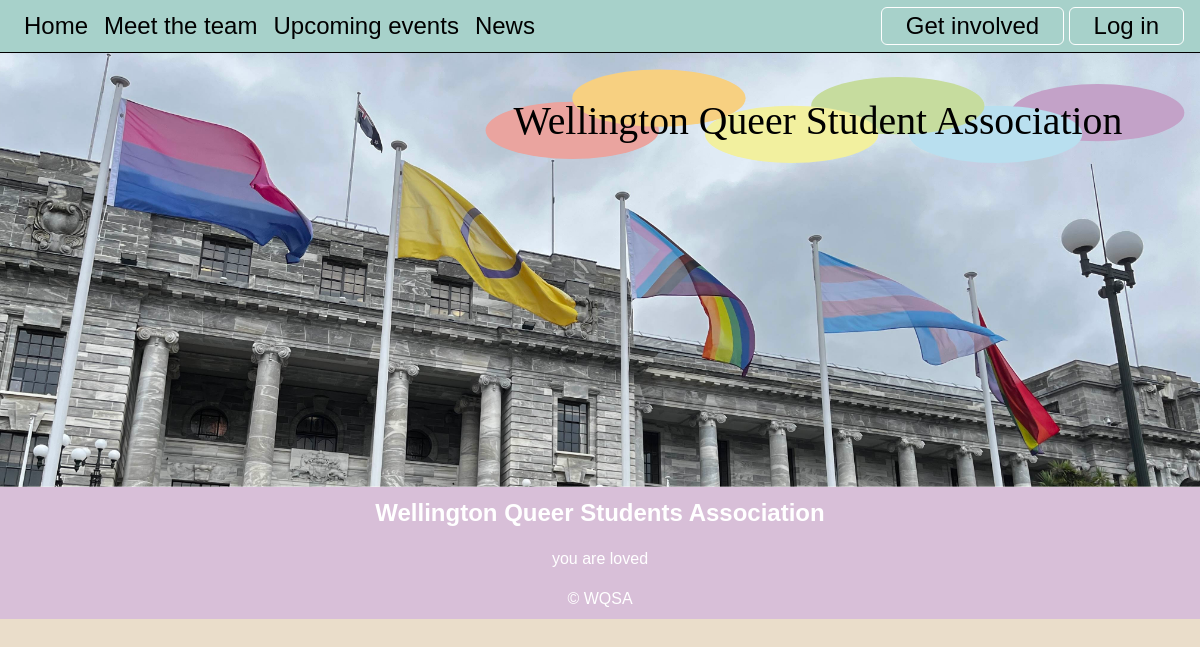
The app's page /upcoming_events, older data.
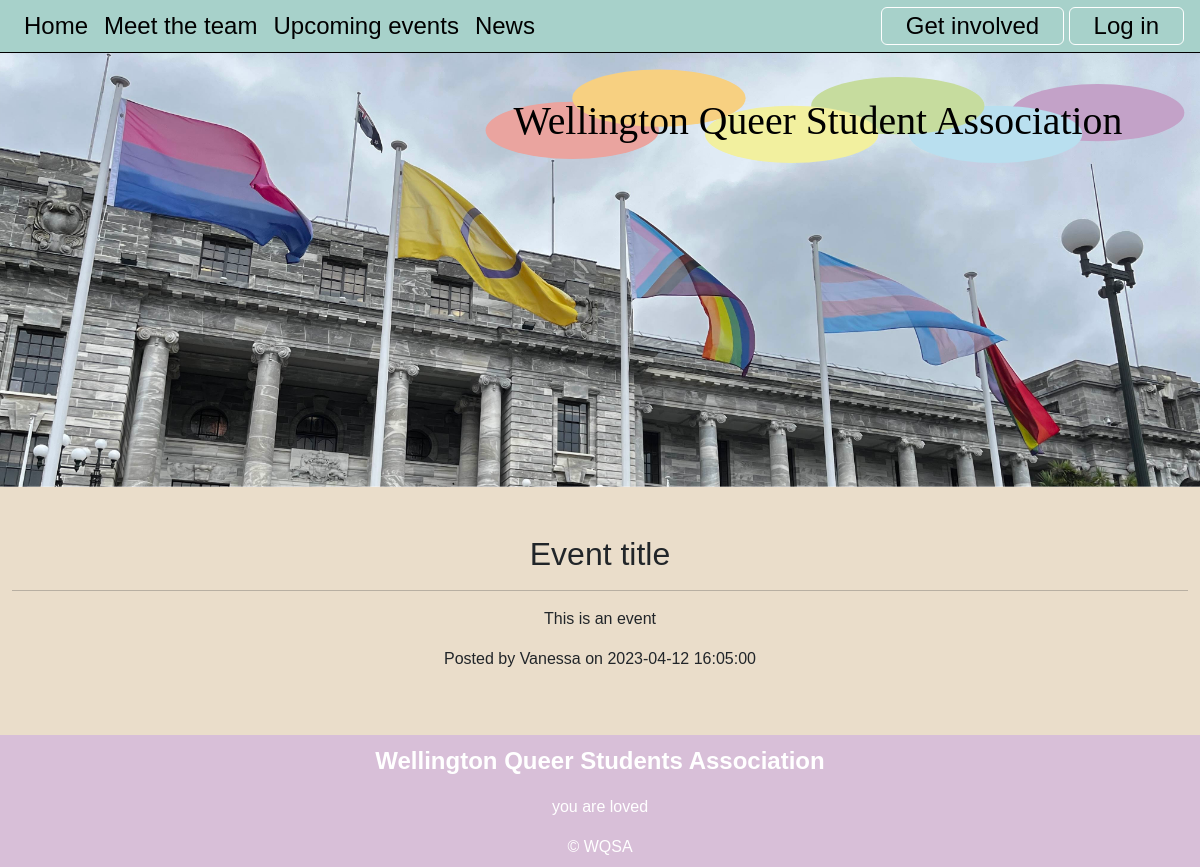
The same page, newer data.
### tables this page shows
CREATE TABLE events(
    events_id integer primary key autoincrement not null,
    events_title text not null unique,
    events_content text not null unique,
    events_date date not null,
    member_id integer not null,
    foreign key(member_id) references member(member_id)
);

CREATE TABLE member(
    member_id integer primary key autoincrement not null,
    name text not null,
    email text not null unique,
    password text not null,
    authorisation integer not null
);

### server.py (the view, shortened to what this page needs)
@app.route("/upcoming_events", methods=['GET', 'POST'])
def upcoming_events():
    data = request.args
    if request.method == "GET":
        if 'task' in data and data['task'] == 'delete':
            sql = "delete from events where events_id =?"
            values_tuple = (data['id'],)
            result = run_commit_query(sql, values_tuple, db_path)
            if not result:
                return render_template('error.html', error='Failed to delete events_id')
    sql = """select events.events_id, events.events_title, events.events_content, events.events_date, member.name
      from events
      join member on events.member_id = member.member_id
      order by events.events_date desc;
      """
    events = run_search_query_tuples(sql, (), db_path, True)
    return render_template("events.html", events=events)

### db_functions.py (called while the page is built)
def run_search_query_tuples(sql_query, values_tuple, file_path, rowfactory=False):
    result = None
    try:
        db = sqlite3.connect(file_path)
        if rowfactory:
            db.row_factory = sqlite3.Row
        cursor = db.cursor()
        cursor.execute(sql_query, values_tuple)
        result = cursor.fetchall()
        cursor.close()
    except sqlite3.Error as error:
        print("Error running search query tuples: {}".format(error))
        return None
    db.close()
    if result is None:
        print("No search values were found")
    return result

### templates/events.html (shortened to what this page needs)
{% extends "layout.html" %}
{% block content %}
{% for row in events %}
    <div class="row align-items-center">
            <div id="eventsid-{{loop.index}}" class="p-4 my-4 container-sm rounded text-center">
                <h2>{{row['events_title']}}</h2>
                <hr>
                <p class="events-text"> {{row['events_content'] | replace("\n", "<br>") | safe}}</p>
                <div class="events-meta">Posted by {{row['name']}} on {{row['events_date']}}</div>
            </div>
        </div>
{% endfor %}
{% endblock %}

### templates/layout.html (shortened to what this page needs)
<!DOCTYPE html>
<html lang="en">
<head>
<link href="https://cdn.jsdelivr.net/npm/bootstrap@5.2.3/dist/css/bootstrap.min.css" rel="stylesheet">
    <link rel="stylesheet" href="static/styles.css">
    </head>
<body>
<div class="container-fluid">
<nav class="navbar navbar-expand-lg px-3 py-0">
    <div class="collapse navbar-collapse" id="collapsibleNavbar">
      <ul class="navbar-nav">
        <li class="nav-item">
          <a class="nav-link" href="{{url_for('index')}}">Home</a>
        </li>
        <li class="nav-item">
          <a class="nav-link" href="{{url_for('meet_the_team')}}">Meet the team</a>
        </li>
         <li class="nav-item">
          <a class="nav-link" href="{{url_for('upcoming_events')}}">Upcoming events</a>
         </li>
          <li class="nav-item">
          <a class="nav-link" href="{{url_for('news')}}">News</a>
        </li>
      </ul>
      <div class="ms-auto">
          {% if session %}
          <a href="{{url_for('logout')}}" class="nav-link btn btn-outline">Log out</a>
          {% else %}
          <a href="{{url_for('get_involved')}}" class="nav-link btn btn-outline" >Get involved</a>
          <a href="{{url_for('login')}}" class="nav-link btn btn-outline">Log in</a>
          {% endif %}
      </div>
    </div>
    </nav>
    </div>
    <img class="img-fluid" src="static/images_WQSA/flags_parliment_banner.svg" >
{% block content %}
{% endblock %}
<footer class="container-fluid footer-content">
    <p>Wellington Queer Students Association</p>
    <p>you are loved</p>
    <div>&copy; WQSA</div>
</footer>
    </body>
</html>

### static/styles.css (style rules this page uses)
:root { --brand-green: rgb(167,209,202); --brand-paper: rgb(234, 221, 202); }
body { font-family: 'Raleway', sans-serif; font-size: 100%; background-color: var(--brand-paper); margin: 0; }
.container-fluid { border: 0px solid blue; padding: 0px; }
.container-fluid { border: 0px solid pink; }
.row { border: 0px solid blue; }
.footer-content { background-color: rgb(216,191,216); text-align: center; padding: 0.5em 0 0.5em 0; color: white; }
.footer-content p:first-child { font-weight: 600; font-size: 1.5em; }
.navbar { --brand-green-pale: rgb(223, 237, 224); background-color: var(--brand-green); border-bottom: 1px solid black; }
.nav-link { font-size: 1.5em; color: black; }
.btn-outline { border: 1px solid white; padding: 0 1em; }
nav .btn-outline { display: inline-block; }

Row changes from the older to the newer data that the page shows:
added events: events_title "Event title", events_content "This is an event", name "Vanessa", events_date "2023-04-12 16:05:00"
